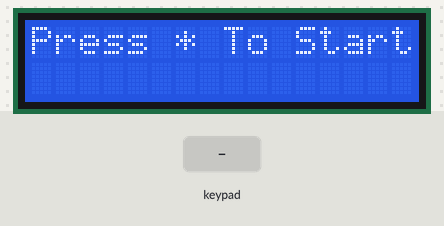
This sketch was run on a simulated Arduino Uno, built with avr-gcc and run on an emulated ATmega328P. Parts: 16×2 character LCD. The inputs (shaded band) are chosen by the test bench. Random numbers use the default seed unless the sketch sets one; what the sketch prints to the serial monitor is not drawn.

Above: at 4.8 s.
4.9 s: key '*' pressed
At 5.06 s:
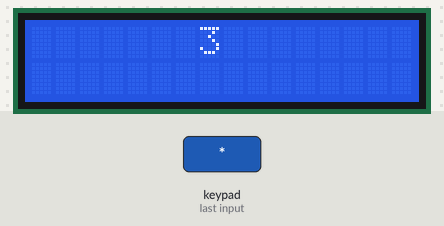
7.3 s: keypad keys 5 4 3 2 pressed 0.4 s apart
At 9.8 s:
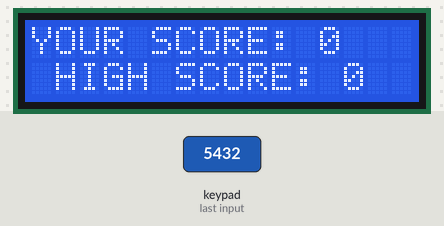
10.4 s: keypad keys 9 8 7 6 * pressed 0.4 s apart
At 13.44 s:
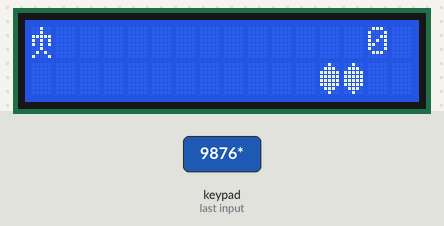
15.4 s: key '5' pressed
At 15.6 s:
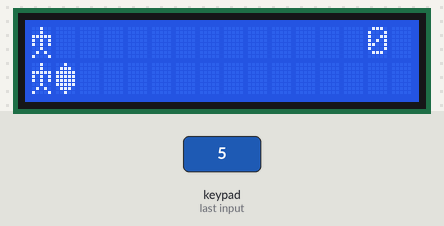
17.4 s: keypad keys 5 4 3 2 # pressed 0.4 s apart
At 17.52 s:
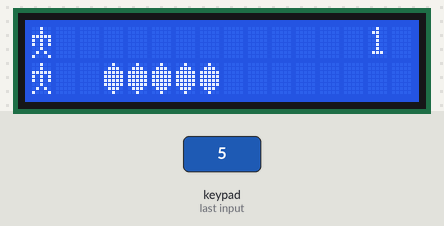

Measured:
- after the input at 4.9 s, the display: changes at once (image 1)

The sketch:

JumpmanGame.ino
```cpp
/*
This code is for Tinkercad .
If you want to do this irl then you have to change this according to you.

delay(max(150 - score * 20, 2));\\Delay
Serial.println(max(150 - score * 20, 2));\\Delay

I made this code in my first year so I aplogise if it is bit messy.

-----------------------------------
-----------------------------------
||		Rock-Man game            ||
||	Made By KARTIK KHANDELWAL    ||
||        # Original             ||
-----------------------------------
-----------------------------------


*/

#include <Adafruit_LiquidCrystal.h>
#include <Wire.h>
#include <Keypad.h>

// Connect via i2c, default address #0 (A0-A2 not jumpered)
Adafruit_LiquidCrystal lcd(0);

const byte ROWS = 4;
const byte COLS = 4;

char keys[ROWS][COLS] = {
  {'1', '2', '3', 'A'},
  {'4', '5', '6', 'B'},
  {'7', '8', '9', 'C'},
  {'*', '0', '#', 'D'}
};

byte rowPins[ROWS] = { 9, 8, 7, 6 };
byte colPins[COLS] = { 5, 4, 3, 2 };

Keypad customKeypad = Keypad(makeKeymap(keys), rowPins, colPins, ROWS, COLS);

int y = 0;
byte rock[] = {
  B00100,
  B01110,
  B11111,
  B11111,
  B11111,
  B11111,
  B01110,
  B00100
};

byte pause_symbol[] = {
  B01110,
  B01110,
  B01110,
  B01110,
  B01110,
  B01110,
  B01110,
  B01110
};

byte player[] = {
  B00100,
  B00100,
  B11111,
  B10101,
  B10101,
  B00100,
  B01010,
  B10001
};

byte blank_space[] = {
  B00000,
  B00000,
  B00000,
  B00000,
  B00000,
  B00000,
  B00000,
  B00000
};

int i;
int arr[2][14];
int score = 0;
int prev = 1;
int high_score=0;
void check_for_char(int p) {
    char customKey = customKeypad.getKey();
    if (customKey) {
        if (customKey == '2') {
            lcd.setCursor(0, 0);
            lcd.write(byte(2));
            if (prev == 0) {
                arr[1][0]--;
                arr[0][0]++;
                lcd.setCursor(0, 1);
                lcd.write(byte(0));
                prev = 1;
            }
            else if (prev == -1) {
                arr[0][0]++;
                prev = 1;
            }
        }
        else if (customKey == '5') {
            lcd.setCursor(0, 1);
            lcd.write(byte(2));
            if (prev == 1) {
                arr[1][0]++;
                arr[0][0]--;
                prev = 0;
                lcd.setCursor(0, 0);
                lcd.write(byte(0));
              	lcd.setCursor(0, 0);
                lcd.write(byte(0));
            }
            else if (prev == -1) {
                arr[1][0]++;
                prev = 0;
            }
        }
        else if (customKey == '#') {
            arr[0][0] = 2;
            check_for_end();
            startGame();
        }
        else if (customKey == 'A') {
            pause();
        }
    }
}

void pause() {
    int Continue = 0;
    lcd.setCursor(14, 1);
    lcd.print("P");
    while (!Continue) {
        char customKey = customKeypad.getKey();
        if (customKey == 'A') {
            lcd.setCursor(14, 1);
            lcd.write(byte(0));
            Continue = 1;
        }
    }
}

void game_over() {
    lcd.clear();
    lcd.setCursor(5, 0);
    Serial.println("Game Over");
    lcd.print("GAME");
    lcd.setCursor(5, 1);
    lcd.print("OVER");
    delay(500);
    lcd.clear();
    lcd.setCursor(0, 0);
    lcd.print("YOUR SCORE: ");
    Serial.print("Game Over!! Your score: ");
    Serial.println(score);
    lcd.print(score);
  	lcd.setCursor(1,1);
  	lcd.print("HIGH SCORE: ");
  	lcd.print(highScore());
    delay(2000);
}

int highScore(){
  	high_score=max(high_score,score);
  	return high_score;
}
int check_for_end() {
    if (arr[0][0] >= 2 || arr[1][0] >= 2) {
        game_over();
        lcd.clear();
        y = 1;
        Serial.println("y=1");
        score = 0;
        return 1;
    }
    else {
        return 0;
    }
}


void moveTerrain(int p) {
    for (int i = 13; i >= 0; i--) {
        lcd.setCursor(i, p);
        lcd.write(byte(1));
        arr[p][i]++;
        check_for_char(p);
        if (check_for_end()) {
            break;
        }
        if (i <= 8) {
            lcd.setCursor(i + 5, p);
            lcd.write(byte(0));
            arr[p][i + 5]--;
            check_for_char(p);
            if (check_for_end()) {
                break;
            }
        }
        if (i == 0) {
            for (int j = 4; j >= 0; j--) {
                lcd.setCursor(j, p);
                lcd.write(byte(0));
                arr[p][j]--;
                check_for_char(p);
                if (check_for_end()) {
                    break;
                }
                //delay(150);
                delay(max(150 - score * 20, 2));
                Serial.println(max(150 - score * 20, 2));
            }
            score++;
            lcd.setCursor(14, 0);
            lcd.print(score);
        }
        delay(max(150 - score * 20, 2));
        Serial.println(max(150 - score * 20, 2));
        //delay(100);
    }
}

int start;
void check_for_star() {
    char customKey = customKeypad.getKey();
    if (customKey) {
        if (customKey == '*') {
            Serial.println("star is detected");
            start = 1;
        }
    }
}

void print_3_2_1() {
    lcd.setCursor(7, 0);
    lcd.print("3");
    delay(300);
    lcd.setCursor(7, 0);
    lcd.print("2");
    delay(300);
    lcd.setCursor(7, 0);
    lcd.print("1");
    delay(300);
    lcd.setCursor(7, 0);
    lcd.write(byte(0));
    delay(300);
}

void startGame() {
    Serial.println("Start The Game");
    y = 0;
    for (int i = 0; i < 2; i++) {
        for (int j = 0; j < 14; j++) {
            arr[i][j] = 0;
        }
    }
    arr[0][0] = 1;
    lcd.clear();
    start = 0;
    lcd.setCursor(0, 0);
    lcd.print("Press * To Start");
    while (!start) {
        check_for_star();
    }
    lcd.clear();
    print_3_2_1();
    lcd.clear();
    lcd.setCursor(0, 0);
    lcd.write(byte(2));
    lcd.setCursor(14, 0);
    lcd.print("0");
    while (y == 0) {
        int up_or_down = random(2);
        moveTerrain(up_or_down);
        if (y == 1) {
            Serial.println("y = 1 is detected");
            break;
        }

    }
}


void setup() {
    lcd.begin(16, 2);
    Serial.begin(9600);
    lcd.setCursor(4, 0);
    lcd.print("JUMPMAN");
    lcd.setCursor(6, 1);
    lcd.print("GAME");
    delay(1500);
    lcd.clear();
    lcd.setCursor(3, 0);
    lcd.print("Made by -");
    delay(1000);
    lcd.clear();
    lcd.setCursor(5, 0);
    lcd.print("KARTIK");
    lcd.setCursor(3, 1);
    lcd.print("KHANDELWAL");
    lcd.setCursor(0, 0);
    lcd.createChar(0, blank_space);
    lcd.createChar(1, rock);
    lcd.createChar(2, player);
    lcd.createChar(3, pause_symbol);
    delay(1000);
    lcd.clear();
}

void loop() {
    startGame();
}
```
